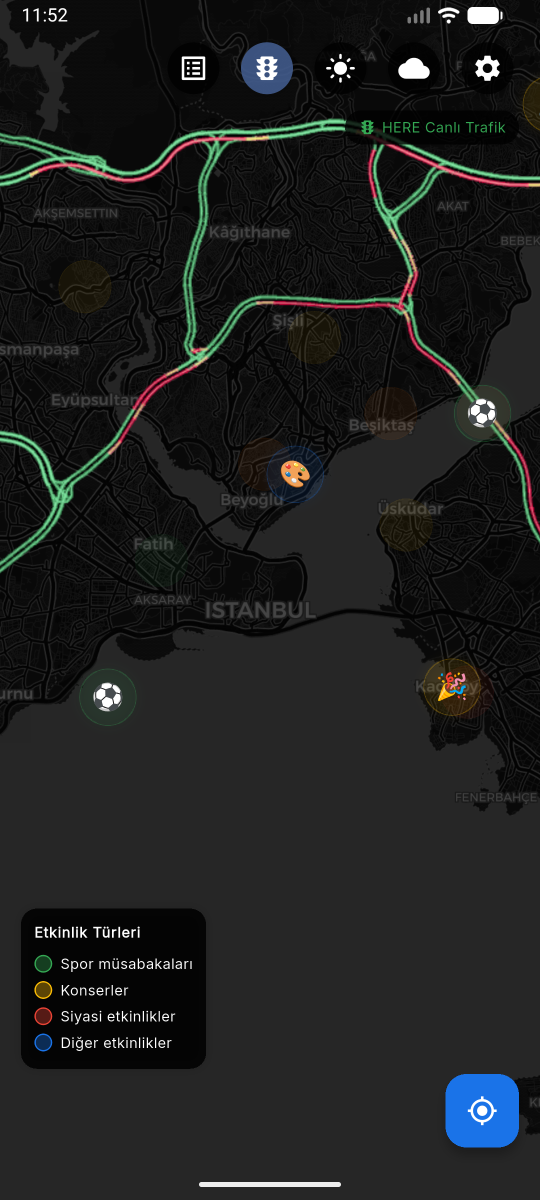
#> input picture emulator-map-after-fix.png, 1080 x 2400 px, found by its file name (shown at 1/2 size)
$ python _analyze_screenshot.py
#> lines starting #> are read from the running program, lines starting #| are printed output that depends on the picture
from PIL import Image
import numpy as np
img = Image.open(r"d:\IstanbulTrafikAlerter\emulator-map-after-fix.png").convert("RGB")
a = np.array(img)
std = a.std(axis=(0,1))
#> std = [30.53, 32.92, 33.59]
mean = a.mean(axis=(0,1))
#> mean = [30.05, 31.37, 30.96]
# edge density proxy
lum = (0.2126*a[:,:,0] + 0.7152*a[:,:,1] + 0.0722*a[:,:,2]).astype(np.float32)
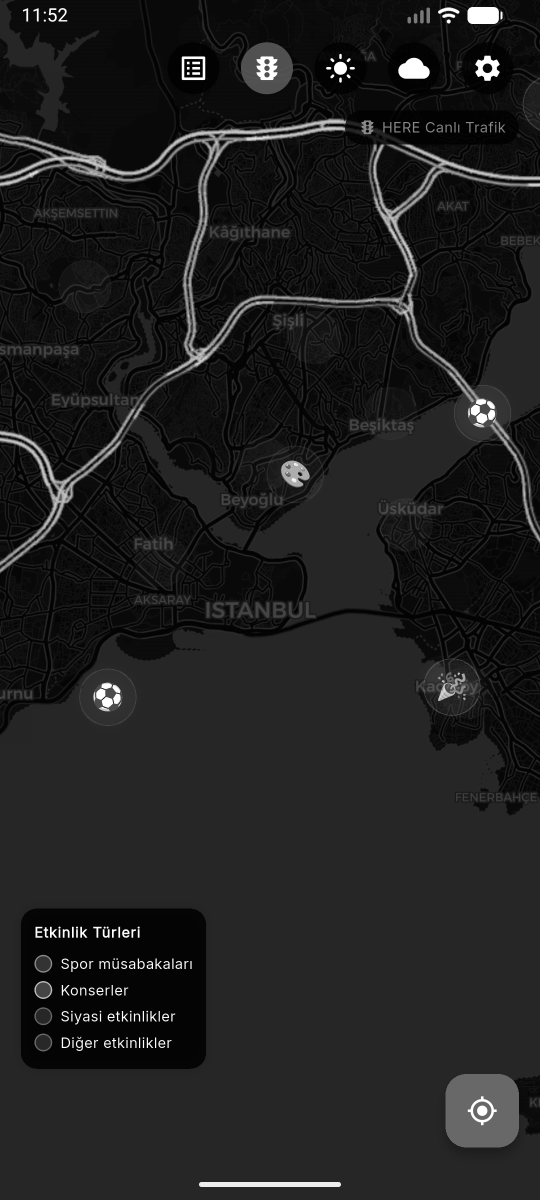
#> lum: shape (2400, 1080) float32 (shown at 1/2 size); min 1, max 255, mean 31.1
gx = np.abs(np.diff(lum, axis=1)).mean()
#> gx = 2.77
gy = np.abs(np.diff(lum, axis=0)).mean()
#> gy = 2.69
# color richness by downsampling and counting unique colors
small = np.array(img.resize((200, 400), Image.Resampling.BILINEAR))
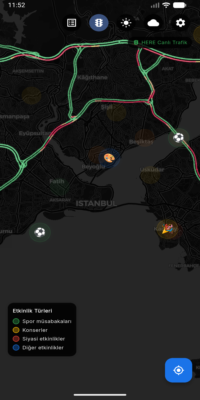
#> small: shape (400, 200, 3); mean R, G, B 30.1, 31.4, 31
uniq = np.unique(small.reshape(-1,3), axis=0).shape[0]
#> uniq = 5346
print({"mean_rgb": mean.round(2).tolist(), "std_rgb": std.round(2).tolist(), "edge_x": round(float(gx),2), "edge_y": round(float(gy),2), "unique_colors_200x400": int(uniq)})
#| {'mean_rgb': [30.05, 31.37, 30.96], 'std_rgb': [30.53, 32.92, 33.59], 'edge_x': 2.77, 'edge_y': 2.69, 'unique_colors_200x400': 5346}
if uniq > 25000 and float(gx) > 8 and float(gy) > 8:
    print("ANALYSIS: Map tiles are visually loaded (high texture/color diversity).")
else:
    print("ANALYSIS: Potential blank/flat map. Needs further check.")
